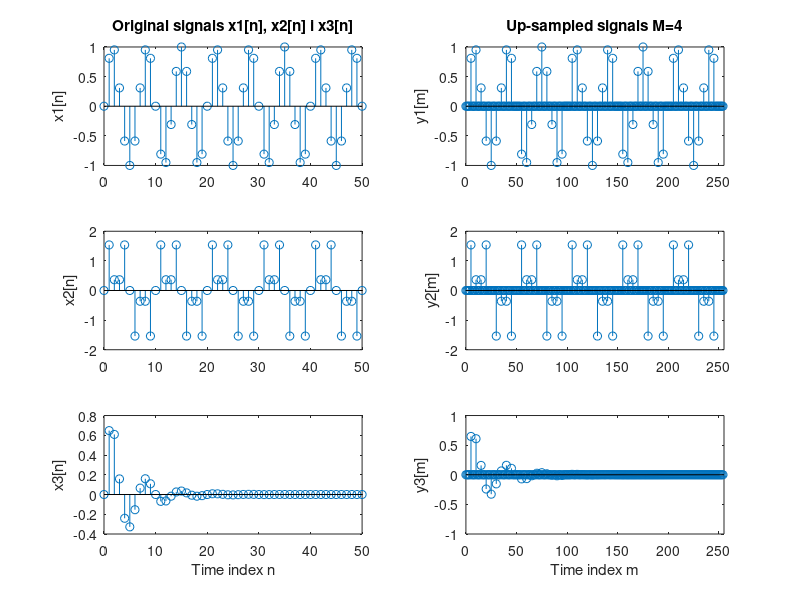
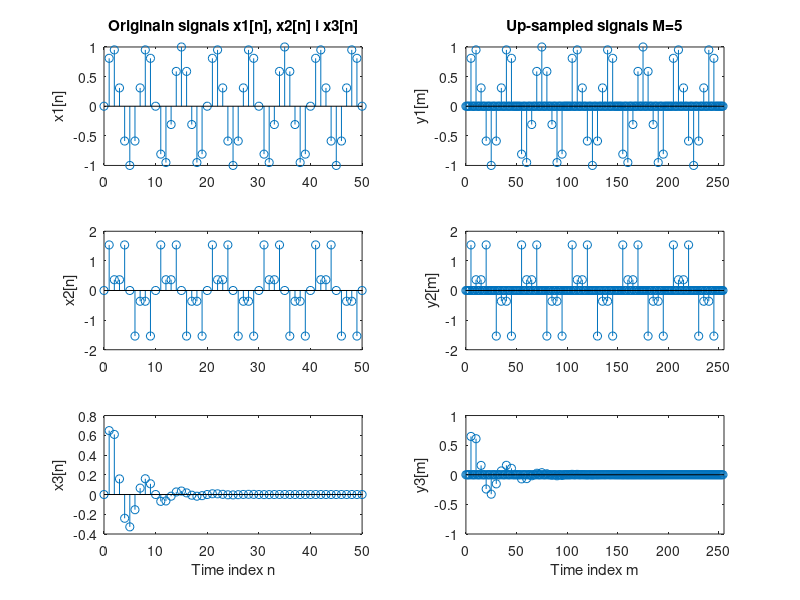

MATLAB code for these plots, in order:
clear all, close all;
N = 51; % Length of the sequences
n = 0:N-1; % Time index
x1 = sin(2*pi*0.15*n); % Original signal x1-sinusoidal sequence of normalized frequency 0.15
x2 = sin(2*pi*0.1*n) + sin(2*pi*0.3*n); % Original signal x2-sum of two sinusoidal sequences of normalized frequencies 0.1 and 0.3
x3 = x1.*0.8.^n; % Original signal x3-product of the sinusoidal sequence of normalized frequency 0.15 and the real exponential sequence {0.8^n}
% (a)
M = 4; % Up-sampling factor
y1 = upsample(x1,M); % Up-sampled signal y1
L1 = length(y1); % Length of the up-sampled sequence y1
y2 = upsample(x2,M); % Up-sampled signal y2
L2 = length(y2); % Length of the up-sampled sequence y2
y3 = upsample(x3,M); % Up-sampled signal y3
L3 = length(y3); % Length of the up-sampled sequence y3

% (b)
M = 5; % Up-sampling factor
y1 = upsample(x1,M); % Up-sampled signal y1
L1 = length(y1); % Lengh of the up-sampled sequence y1
y2 = upsample(x2,M); % Up-sampled signal y2
L2 = length(y2); % Length of the up-sampled sequence y2
y3 = upsample(x3,M); % Up-sampled signal y3
L3 = length(y3); % Length of the up-sampled sequence y3
figure (2)
subplot(3,2,1), stem(0:N-1,x1(1:N)), ylabel('x1[n]');
title('Originaln signals x1[n], x2[n] i x3[n]')
subplot(3,2,3), stem(0:N-1,x2(1:N)), ylabel('x2[n]');
subplot(3,2,5), stem(0:N-1,x3(1:N)), ylabel('x3[n]');
xlabel('Time index n')
subplot(3,2,2), stem(0:L1-1,y1(1:L1)), ylabel('y1[m]')
title('Up-sampled signals M=5')
axis([0,L1,-1,1])
subplot(3,2,4), stem(0:L2-1,y2(1:L2)), ylabel('y2[m]')
axis([0,L2,-2,2])
subplot(3,2,6), stem(0:L3-1,y3(1:L3)), ylabel('y3[m]')
axis([0,L3,-1,1])
xlabel('Time index m')
figure (1)
subplot(3,2,1), stem(0:N-1,x1(1:N)), ylabel('x1[n]');
title('Original signals x1[n], x2[n] i x3[n]')
subplot(3,2,3), stem(0:N-1,x2(1:N)), ylabel('x2[n]');
subplot(3,2,5), stem(0:N-1,x3(1:N)), ylabel('x3[n]');
xlabel('Time index n')
subplot(3,2,2), stem(0:L1-1,y1(1:L1)), ylabel('y1[m]')
title('Up-sampled signals M=4')
axis([0,L1,-1,1])
subplot(3,2,4), stem(0:L2-1,y2(1:L2)), ylabel('y2[m]')
axis([0,L2,-2,2])
subplot(3,2,6), stem(0:L3-1,y3(1:L3)), ylabel('y3[m]')
axis([0,L3,-1,1])
xlabel('Time index m')